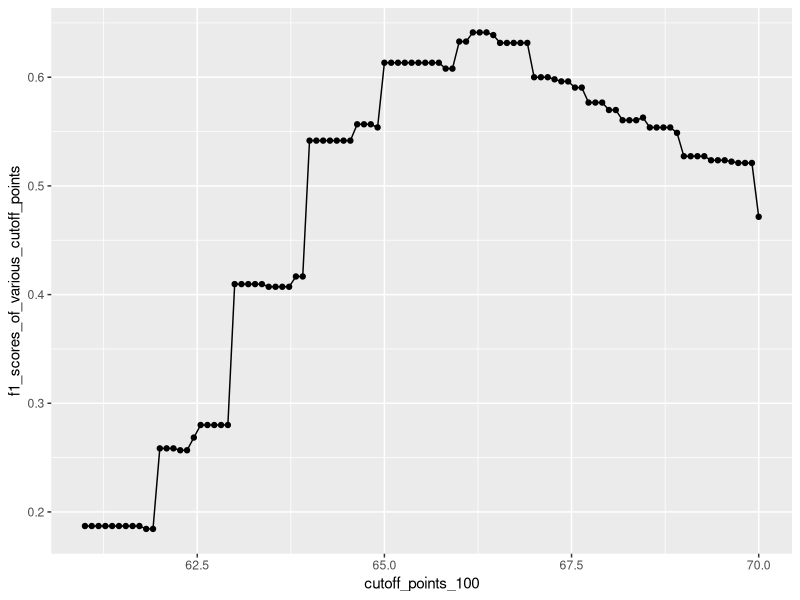

Source code (R):
#install any missing packages
#install.packages(c("caret","tidyverse","dslabs"))

#using the caret package which has useful function for ML
library(caret)
library(tidyverse)

#predict gender using height
library(dslabs)
data(heights)

#define outcome and predictor
y <- heights$sex
x <- heights$height

#createDataPartition is a caret 
#function for splitting training and testing sets

set.seed(2) #only for ensuring reproducibility
test_index <- createDataPartition(y, times = 1, p = 0.5, list = FALSE)
test_set <- heights[test_index,]
training_set <- heights[-test_index,]

# guess the outcome
y_hat <- sample(c("Male", "Female"), length(test_index), replace = TRUE)
y_hat <- sample(c("Male", "Female"), length(test_index), replace = TRUE) %>% 
  factor(levels = levels(test_set$sex))

#compute accuracy of guessing the outcome
mean(y_hat == test_set$sex)

#create multiple cut-off points to understand accuracy
cutoff_points_100 <- seq(61,70,length.out = 100)

#iterate over a value of cutoffpoints with the function, which takes x
#which is the currently selected value fromcutoffpoints as input
#map_dbl used to apply the function to each element of cutoff
#function is anonymous here, that is why it is only called function
#dbl is double meaning we are expeting a double (numeric) vector as result
f1_scores_of_various_cutoff_points <- map_dbl(cutoff_points_100, function(input_cutoffpoint)
{
  y_hat <- ifelse(training_set$height > input_cutoffpoint, "Male","Female") %>% 
    factor(levels = levels(test_set$sex))
  F_meas(data = y_hat, reference = factor(training_set$sex)) #unless explicitiy stated with return(), the last line is funciton output
  #f_meas uses a beta of 1 if you do not change it explicitly, meaning that the score takes accuracy of specificity and sensitivy as equally important
  #in certain cases you need to make one or the other more important, e.g., safety of a critical plane part 
  #-- here it is better to have the algorithms falsely state that a part is defected, rather than to state a plane part is OK when actually it is defect
}
)

#Let us have a look at the accuracies of various cut-offs
data.frame(cutoff_points_100, f1_scores_of_various_cutoff_points) %>%
  ggplot(aes(cutoff_points_100, f1_scores_of_various_cutoff_points)) +
  geom_point() +
  geom_line()
max(f1_scores_of_various_cutoff_points)

#Use the best cutoff point for our newest model
best_cutoff <- cutoff_points_100[which.max(f1_scores_of_various_cutoff_points)]

y_hat <- ifelse(test_set$height > best_cutoff, "Male", "Female") %>% 
  factor(levels = levels(test_set$sex))
sensitivity(data = y_hat, reference = test_set$sex)
specificity(data = y_hat, reference = test_set$sex)
